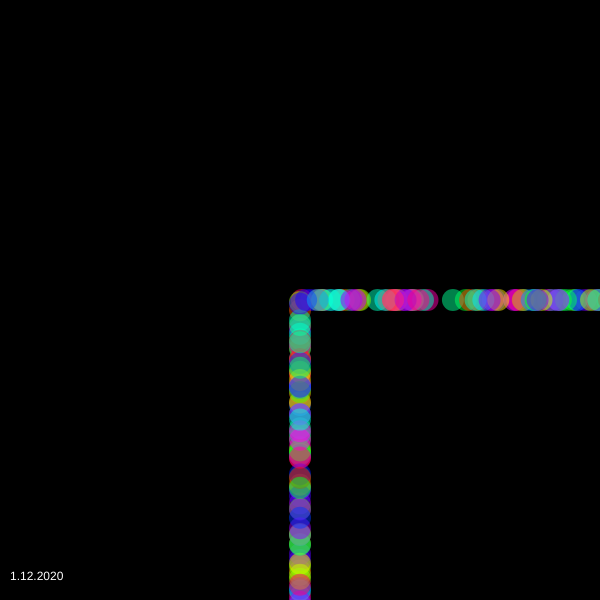
Frame 1 (no input)
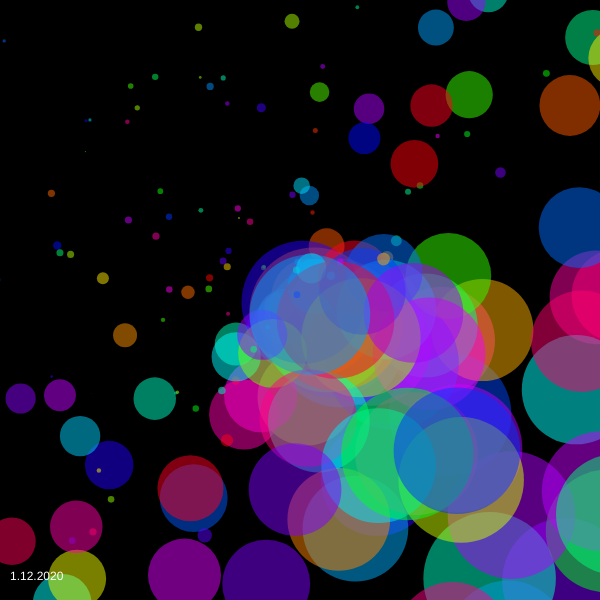
Frame 60 (no input)
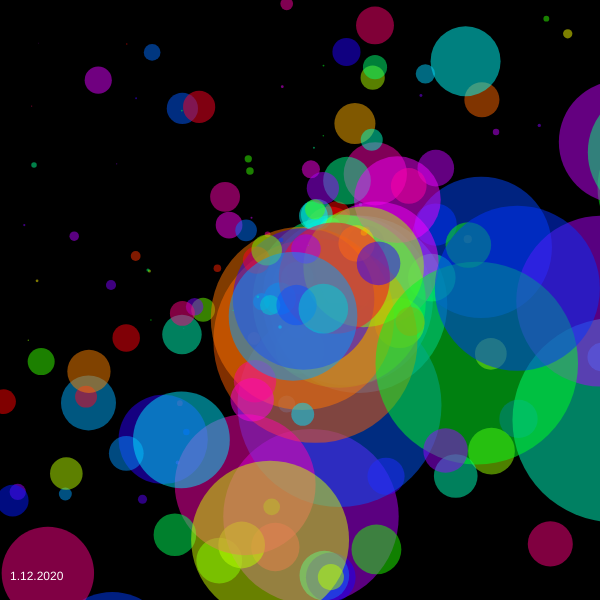
Frame 120 (the mouse pressed at the canvas centre since frame 60)

The p5.js sketch that drew these frames (run headless with seeded random() and noise() and a simulated clock; from frame 60 on, the mouse is pressed at the canvas centre):

// p5.js sketch
// ── sketch.js
//Based off the particle system example on p5.js

let spin;

let spins = [];

function setup() {
  createCanvas(600, 600);
   colorMode(HSB);
  // Initialize all values
  for (let i = 0; i < 200; i++) {
    var dir = -1;
    if(i%2 == 0){
      dir = 1;
    }
    spin = new Spinner(createVector(width/2, height/2), random(0, 400), dir, 0, random(0.01, 0.1), random(0, 360));
    spins.push(spin);
  }

 
}

function draw() {
  // Convert polar to cartesian
  background(0);
  for (let i = 0; i < spins.length; i++) {
    spins[i].run();
  }
  fill(255);
  text("1.12.2020", 10, height - 20);
}

class Spinner{
 constructor(center, radius, direction, theta, vel, hue) {
    this.x = 0;
    this.y = 0; 
    this.center = center;
    this.radius = radius;
    this.direction = direction;
    this.theta = theta;
    this.vel = vel;
    this.hue = hue;
    this.color = color(hue, 200, 200, 0.5);
    this.size = 20;
  }
  update(){
    this.x= (this.radius * cos(this.theta) + this.center.x);
    this.y = (this.radius * sin(this.theta) + this.center.y);
    if(this.direction < 0) { //go other way 
        this.x = (this.radius * sin(this.theta) + this.center.y);
        this.y = (this.radius * cos(this.theta) + this.center.x);
      }
    this.theta += this.vel;
    this.size += cos(this.theta)*2;
  }
  display(){
    fill(this.color);
    noStroke();
    ellipse(this.x, this.y, this.size, this.size);
  }
  run(){
    this.update();
    this.display();
  }
};
